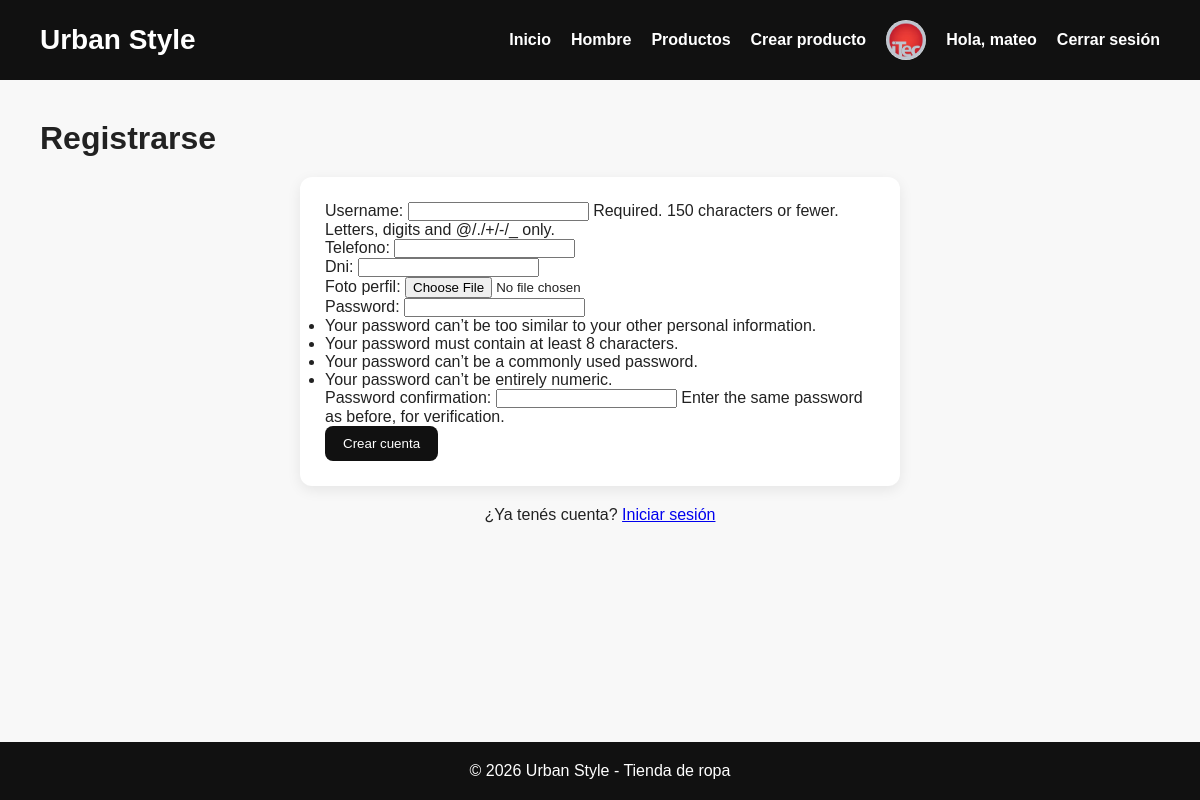
Page /accounts/register/ (signed in) on the committed database.
### usuarios/models.py (models this page shows, shortened)
class UsuarioPersonalizado(AbstractUser):
    telefono = models.CharField(max_length=20, null=True, blank=True)
    dni = models.CharField(max_length=20, null=True, blank=True)
    foto_perfil = models.ImageField(upload_to='foto_usuario/',null=True, blank=True)

### usuarios/views.py (the view)
# urls.py: path("accounts/register/", registrarse, name="register"),
def registrarse(request):
    if request.method == 'POST':
        form = UsuarioPersonalizadoForm(request.POST, request.FILES)
        if form.is_valid():
            usuario = form.save()
            login(request, usuario)
            return redirect('home')
    else:
        form = UsuarioPersonalizadoForm()
    return render(request, 'registration/register.html', {"form":form})

### usuarios/forms.py
class UsuarioPersonalizadoForm(UserCreationForm):
    class Meta(UserCreationForm.Meta):
        model = UsuarioPersonalizado
        fields = UserCreationForm.Meta.fields + ('telefono','dni','foto_perfil')

### Tematica/templates/registration/register.html (shortened to what this page needs)
{% extends 'Tematica/base.html' %}
{% block body %}
<div class="contenedor">
    <h1>Registrarse</h1>
    <form method="post" enctype="multipart/form-data" >
        {{ form.as_p }}
        <button type="submit">Crear cuenta</button>
    </form>
    <p style="text-align:center; margin-top:15px;">
        ¿Ya tenés cuenta? <a href="{% url 'login' %}">Iniciar sesión</a>
    </p>
</div>
{% endblock %}

### Tematica/templates/Tematica/base.html (shortened to what this page needs)
<!DOCTYPE html>
<html lang="es">
<head>
</head>
<body>
    <header>
        <nav>
            <h1>Urban Style</h1>
            <ul>
                <li><a href="/">Inicio</a></li>
                <li><a href="/hombre/">Hombre</a></li>
                <li><a href="/productos/">Productos</a></li>
                <li><a href="/productos/crear/">Crear producto</a></li>
                {% if user.is_authenticated %}
            {% if user.foto_perfil %}
                <li>
                    <img src="{{ user.foto_perfil.url }}" alt="Foto de perfil" class="foto-navbar">
                </li>
            {% endif %}
            <li class="usuario-logueado">Hola, {{ user.username }}</li>
            <li>
                <form method="post" action="{% url 'logout' %}" class="logout-form">
                    <button type="submit" class="logout-btn">Cerrar sesión</button>
                </form>
            </li>
        {% else %}
            <li><a href="{% url 'login' %}">Iniciar sesión</a></li>
            <li><a href="{% url 'register' %}">Registrarse</a></li>
        {% endif %}
    </ul>
</nav>
    </header>
    <main>
        {% block body %}{% endblock %}
    </main>
    <footer>
        <p>© 2026 Urban Style - Tienda de ropa</p>
    </footer>
</body>
</html>

### Tematica/templates/Tematica/base.html (style rules this page uses)
* { margin: 0; padding: 0; box-sizing: border-box; }
html, body { height: 100%; }
body { font-family: Arial, sans-serif; background: #f8f8f8; color: #222; min-height: 100vh; display: flex; flex-direction: column; }
main { flex: 1; }
header { background: #111; color: white; padding: 20px 40px; }
nav { display: flex; justify-content: space-between; align-items: center; }
nav h1 { font-size: 28px; }
nav ul { list-style: none; display: flex; gap: 20px; align-items: center; }
nav a { color: white; text-decoration: none; font-weight: bold; }
.foto-navbar { width: 40px; height: 40px; border-radius: 50%; object-fit: cover; display: block; }
.usuario-logueado { color: white; font-weight: bold; }
.logout-form { margin: 0; padding: 0; background: transparent; box-shadow: none; border: none; max-width: none; display: inline; }
.logout-btn { background: none; border: none; color: white; font-weight: bold; cursor: pointer; padding: 0; font-size: 16px; font-family: Arial, sans-serif; }
footer { background: #111; color: white; text-align: center; padding: 20px; margin-top: 30px; }
.contenedor { padding: 40px; }
form { max-width: 600px; margin: 20px auto; background: white; padding: 25px; border-radius: 12px; box-shadow: 0 4px 14px rgba(0,0,0,0.08); }
form button { background: #111; color: white; border: none; padding: 10px 18px; border-radius: 8px; cursor: pointer; }

### rows in the picture
UsuarioPersonalizado: foto_perfil (picture), username "mateo"
